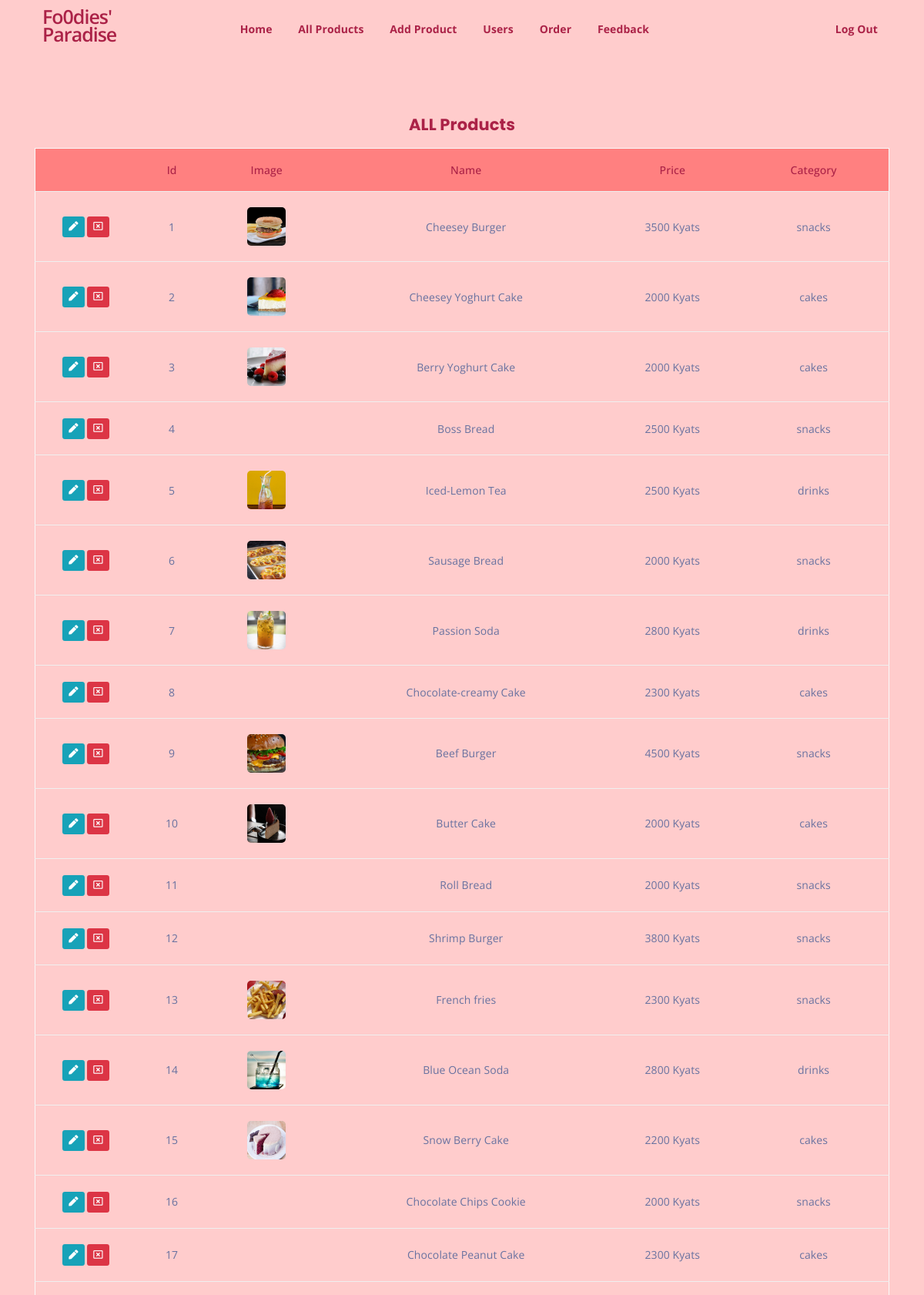
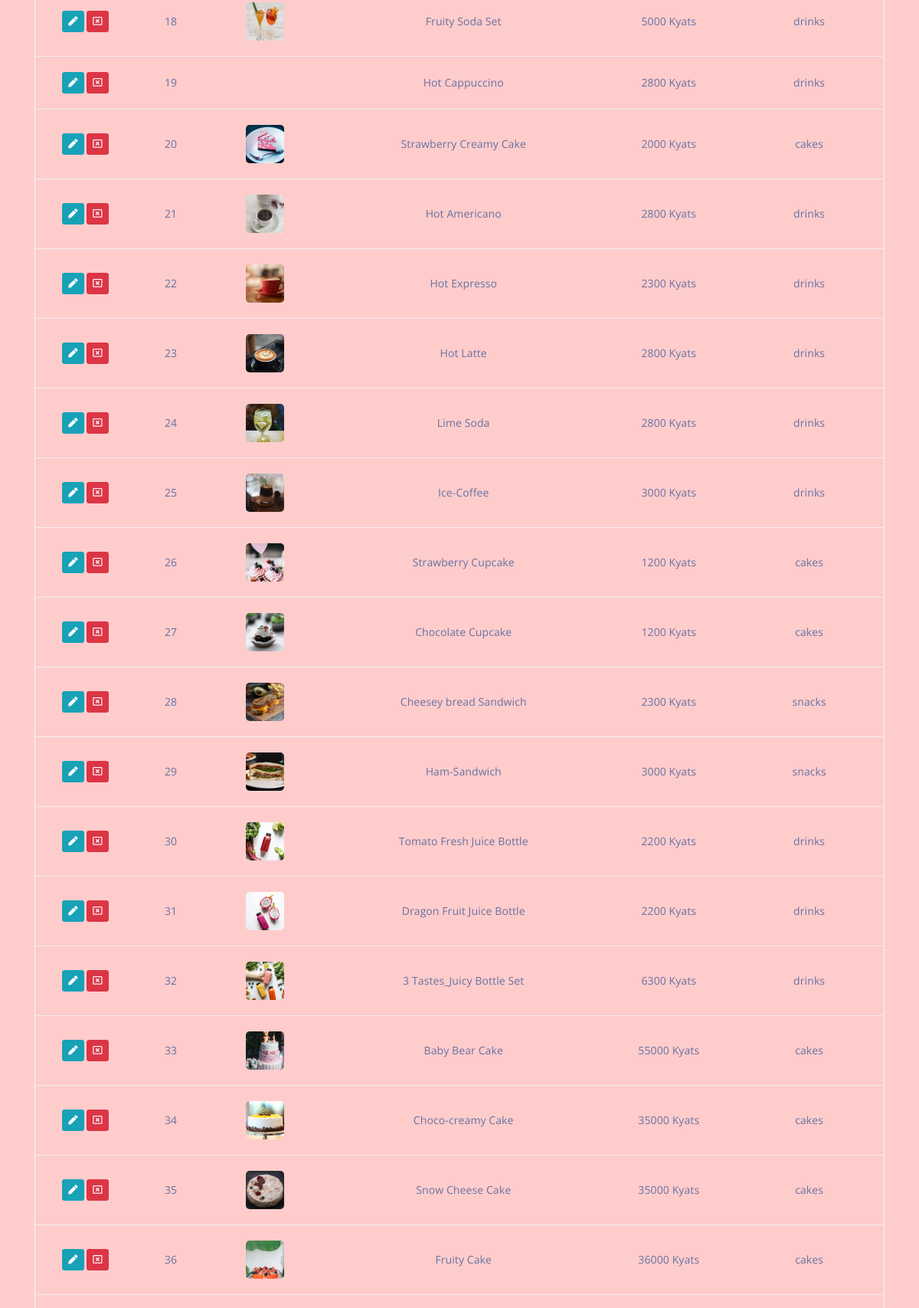
The app's page /admin/all_product.php (signed in, upper part) with its own data (2 pictures, top to bottom).
### tables this page shows
CREATE TABLE IF NOT EXISTS `product` (
  `product_id` int(11) NOT NULL AUTO_INCREMENT,
  `product_img` varchar(50) NOT NULL,
  `product_name` varchar(50) NOT NULL,
  `product_price` float NOT NULL,
  `product_category` varchar(20) NOT NULL,
  PRIMARY KEY (`product_id`)
);

### admin/all_product.php (the view, shortened to what this page needs)
<?php
	include('connection.php');
	include("header.php");
?>
	<div class="cart-section mt-150 mb-150">
		<div class="container">
			<div class="row">
				<div class="col-lg-12">
					<div class="cart-table-wrap">
                        <h4 align="center">ALL Products</h4>
						<table class="cart-table">
							<thead class="cart-table-head">
								<tr class="table-head-row">
									<th class="product-remove"></th>
									<th class="product-id">Id</th>
									<th class="product-image">Image</th>
									<th class="product-name">Name</th>
									<th class="product-price">Price</th>
									<th class="product-category">Category</th>
								</tr>
							</thead>
							<tbody>
								<?php
									$sel = mysqli_query($con, "SELECT * FROM product");
									while($arr = mysqli_fetch_array($sel)){
										echo '
										<tr class="table-body-row '.$arr['product_category'].' ">
											<div class="">
												<td class="product-remove">
													<a href="edit_product.php?edit='.$arr['product_id'].'" class="btn btn-sm btn-info text-white"><i class="fas fa-pen"></i></a>
													<a href="all_product.php?del='.$arr['product_id'].'" class="btn btn-sm btn-danger text-white"><i class="far fa-window-close"></i></a>
												</td>
												<td class="product-id">'.$arr['product_id'].'</td>
												<td class="product-image"><img src="./assets/img/products_sample/'.$arr['product_img'].'" alt=""></td>
												<td class="product-name">'.$arr['product_name'].'</td>
												<td class="product-price">'.$arr['product_price'].' Kyats</td>
												<td class="product-category">'.$arr['product_category'].'</td>
											</div>
										</tr>
										 ';
									}
								?>
							</tbody>
						</table>
					</div>
				</div>
			</div>
		</div>
	</div>
<?php
	include("footer.php");
?>

### admin/assets/css/main.css (style rules this page uses)
html { font-size: 14px; font-weight: 400; line-height: 28px; height: 100%; }
body { font-family: "Open Sans", sans-serif; font-weight: 400; font-size: 1rem; letter-spacing: 0.1px; line-height: 1.8; color: #ab2247; overflow-x: hidden; }
body img { max-width: 100%; }
a { cursor: pointer; text-decoration: none; -webkit-transition: all 0.2s ease-in-out; -o-transition: all 0.2s ease-in-out; transition: all 0.2s ease-in-out; }
h1, .h1, h2, .h2, h3, .h3, h4, .h4, h5, .h5, h6, .h6 { font-family: "Poppins", sans-serif; font-weight: 700; margin: 0 0 1.25rem 0; color: #ab2247; }
h4, .h4 { font-size: 1.5rem; font-weight: 700; line-height: 1.75rem; }
.mt-150 { margin-top: 150px; }
.mb-150 { margin-bottom: 150px; }
.product-image img { -webkit-transition: 0.3s; -o-transition: 0.3s; transition: 0.3s; }
html, body { height: 100%; background-color: #ffcccc !important; }
.product-image { padding: 30px; padding-bottom: 0; }
.product-image img { width: 90%; border-radius: 5px; margin-bottom: 20px; }
table.cart-table { border: 1px solid #f9f9f9; width: 100%; }
thead { border-bottom: 1px solid #eee; }
tr.table-head-row th { background-color: #ff8080; padding: 15px; font-weight: 500; text-align: center; }
tr.table-head-row th:last-child { border-right: none; }
.cart-table-wrap tbody tr td { text-align: center; }
td.product-image img { max-width: 50px; -webkit-box-shadow: none; box-shadow: none; margin-bottom: 0; }
.cart-table-wrap tbody tr td { border-bottom: 1px solid #efefef; padding: 20px 0; color: #6872a0; }
thead.cart-table-head tr { background-color: #efefef; }
td.product-remove a { color: #6872a0; }

### records on screen
product: product_id "1", product_img (picture), product_name "Cheesey Burger", product_price "3500", product_category "snacks"
product: product_id "2", product_img (picture), product_name "Cheesey Yoghurt Cake", product_price "2000", product_category "cakes"
product: product_id "3", product_img (picture), product_name "Berry Yoghurt Cake", product_price "2000", product_category "cakes"
product: product_id "4", product_name "Boss Bread", product_price "2500", product_category "snacks"
product: product_id "5", product_img (picture), product_name "Iced-Lemon Tea", product_price "2500", product_category "drinks"
product: product_id "6", product_img (picture), product_name "Sausage Bread", product_price "2000", product_category "snacks"
product: product_id "7", product_img (picture), product_name "Passion Soda", product_price "2800", product_category "drinks"
product: product_id "8", product_name "Chocolate-creamy Cake", product_price "2300", product_category "cakes"
product: product_id "9", product_img (picture), product_name "Beef Burger", product_price "4500", product_category "snacks"
product: product_id "10", product_img (picture), product_name "Butter Cake", product_price "2000", product_category "cakes"
product: product_id "11", product_name "Roll Bread", product_price "2000", product_category "snacks"
product: product_id "12", product_name "Shrimp Burger", product_price "3800", product_category "snacks"
product: product_id "13", product_img (picture), product_name "French fries", product_price "2300", product_category "snacks"
product: product_id "14", product_img (picture), product_name "Blue Ocean Soda", product_price "2800", product_category "drinks"
product: product_id "15", product_img (picture), product_name "Snow Berry Cake", product_price "2200", product_category "cakes"
product: product_id "16", product_name "Chocolate Chips Cookie", product_price "2000", product_category "snacks"
product: product_id "17", product_name "Chocolate Peanut Cake", product_price "2300", product_category "cakes"
product: product_id "18", product_img (picture), product_name "Fruity Soda Set", product_price "5000", product_category "drinks"
product: product_id "19", product_name "Hot Cappuccino", product_price "2800", product_category "drinks"
product: product_id "20", product_img (picture), product_name "Strawberry Creamy Cake", product_price "2000", product_category "cakes"
product: product_id "21", product_img (picture), product_name "Hot Americano", product_price "2800", product_category "drinks"
product: product_id "22", product_img (picture), product_name "Hot Expresso", product_price "2300", product_category "drinks"
product: product_id "23", product_img (picture), product_name "Hot Latte", product_price "2800", product_category "drinks"
product: product_id "24", product_img (picture), product_name "Lime Soda", product_price "2800", product_category "drinks"
product: product_id "25", product_img (picture), product_name "Ice-Coffee", product_price "3000", product_category "drinks"
product: product_id "26", product_img (picture), product_name "Strawberry Cupcake", product_price "1200", product_category "cakes"
product: product_id "27", product_img (picture), product_name "Chocolate Cupcake", product_price "1200", product_category "cakes"
product: product_id "28", product_img (picture), product_name "Cheesey bread Sandwich", product_price "2300", product_category "snacks"
product: product_id "29", product_img (picture), product_name "Ham-Sandwich", product_price "3000", product_category "snacks"
product: product_id "30", product_img (picture), product_name "Tomato Fresh Juice Bottle", product_price "2200", product_category "drinks"
product: product_id "31", product_img (picture), product_name "Dragon Fruit Juice Bottle", product_price "2200", product_category "drinks"
product: product_id "32", product_img (picture), product_name "3 Tastes_Juicy Bottle Set", product_price "6300", product_category "drinks"
product: product_id "33", product_img (picture), product_name "Baby Bear Cake", product_price "55000", product_category "cakes"
product: product_id "34", product_img (picture), product_name "Choco-creamy Cake", product_price "35000", product_category "cakes"
product: product_id "35", product_img (picture), product_name "Snow Cheese Cake", product_price "35000", product_category "cakes"
product: product_id "36", product_img (picture), product_name "Fruity Cake", product_price "36000", product_category "cakes"
